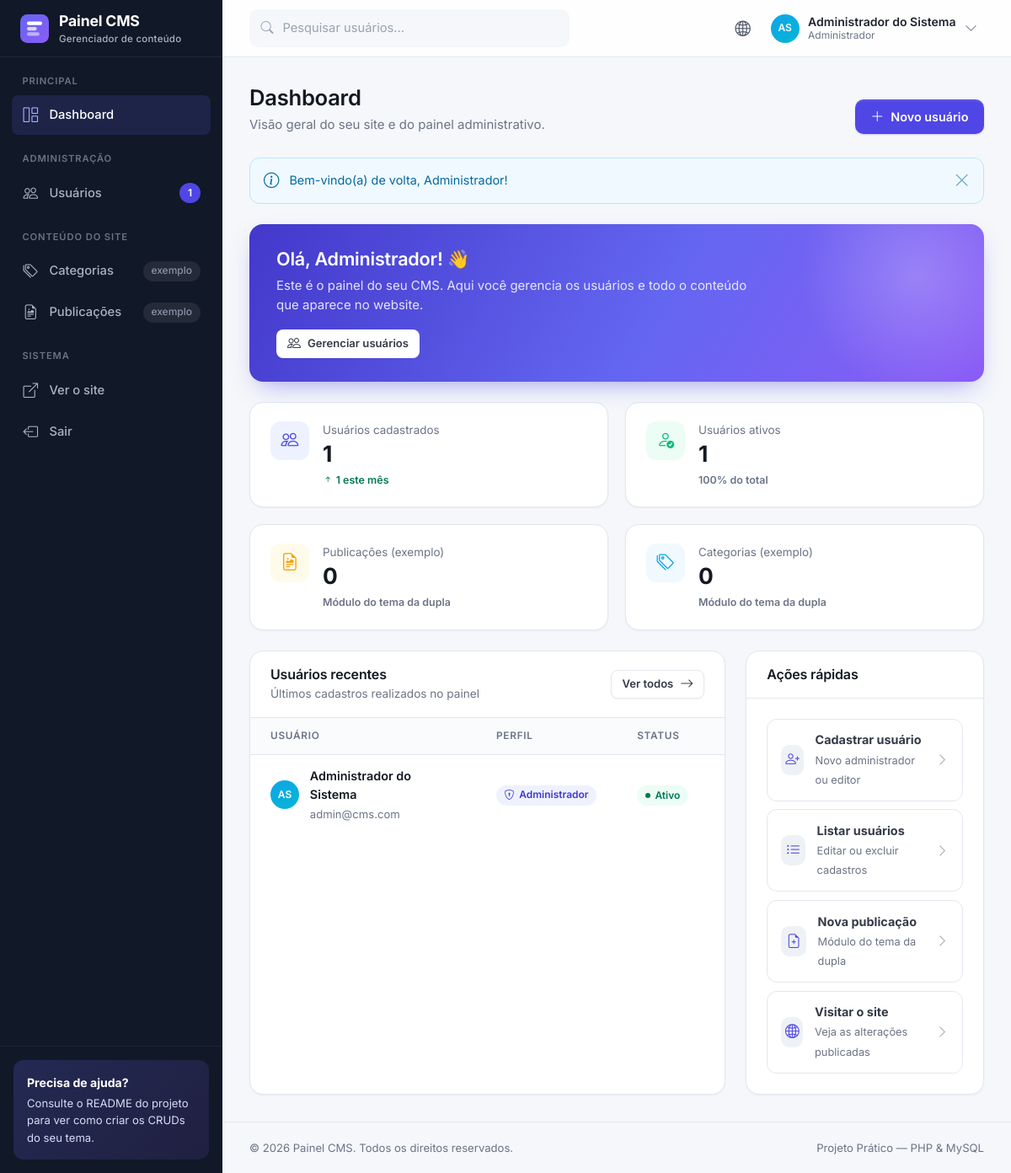
/pages/dashboard.php (signed in), run on the app's committed database.
### tables this page shows
CREATE TABLE usuarios (
  id            INT UNSIGNED NOT NULL AUTO_INCREMENT,
  nome          VARCHAR(100) NOT NULL,
  email         VARCHAR(150) NOT NULL,
  usuario       VARCHAR(30)  NOT NULL,                   
  senha         VARCHAR(255) NOT NULL,                   
  telefone      VARCHAR(20)  NULL,
  foto          VARCHAR(255) NULL,                       
  biografia     MEDIUMTEXT   NULL,                       
  perfil        ENUM('admin','editor') NOT NULL DEFAULT 'editor',
  status        TINYINT(1)   NOT NULL DEFAULT 1,         
  criado_em     DATETIME     NOT NULL DEFAULT CURRENT_TIMESTAMP,
  atualizado_em DATETIME     NULL ON UPDATE CURRENT_TIMESTAMP,
  ultimo_acesso DATETIME     NULL,

  PRIMARY KEY (id),
  UNIQUE KEY uk_usuarios_email   (email),
  UNIQUE KEY uk_usuarios_usuario (usuario),
  KEY idx_usuarios_perfil_status (perfil, status)        
);

### includes/auth.php (called while the page is built, shortened)
<?php
require_once __DIR__ . '/sessao.php';
$sql = $pdo->prepare('SELECT id, nome, email, usuario, foto, perfil, status FROM usuarios WHERE id = ?');
$sql->execute([$_SESSION['usuario_id']]);
$usuarioLogado = $sql->fetch();
function ehAdmin(): bool
{
    return ($_SESSION['usuario_perfil'] ?? '') === 'admin';
}

### pages/dashboard.php (the view, shortened to what this page needs)
<?php
require_once '../includes/auth.php';
require_once '../config/conexao.php';
require_once '../includes/usuarios-funcoes.php';
$totais = $pdo->query(
    "SELECT COUNT(*)                                                         AS total,
            COALESCE(SUM(status = 1), 0)                                     AS ativos,
            COALESCE(SUM(criado_em >= DATE_FORMAT(CURDATE(), '%Y-%m-01')), 0) AS no_mes
       FROM usuarios"
)->fetch();
$percentualAtivos = $totais['total'] > 0 ? round($totais['ativos'] * 100 / $totais['total']) : 0;
$recentes = $pdo->query(
    'SELECT id, nome, email, foto, perfil, status, criado_em
       FROM usuarios
      ORDER BY criado_em DESC, id DESC
      LIMIT 4'
)->fetchAll();
$menuAtivo = 'dashboard';
require_once '../includes/header.php';
?>
      <main class="content">
        <div class="page-header">
          <div>
            <h1>Dashboard</h1>
            <p>Visão geral do seu site e do painel administrativo.</p>
          </div>
          <?php if (ehAdmin()): ?>
          <div class="page-header__actions">
            <a href="usuarios-cadastrar.php" class="btn btn-primary"><i class="bi bi-plus-lg"></i> Novo usuário</a>
          </div>
          <?php endif; ?>
        </div>
        <?php exibirMensagem(); ?>
        <section class="welcome">
          <h2>Olá, <?= e(primeiroNome($usuarioLogado['nome'])) ?>! 👋</h2>
          <p>Este é o painel do seu CMS. Aqui você gerencia os usuários e todo o conteúdo que aparece no website.</p>
          <?php if (ehAdmin()): ?>
            <a href="usuarios.php" class="btn btn-light btn-sm"><i class="bi bi-people"></i> Gerenciar usuários</a>
          <?php else: ?>
            <a href="usuarios-editar.php?id=<?= $usuarioLogado['id'] ?>" class="btn btn-light btn-sm"><i class="bi bi-person"></i> Meu perfil</a>
          <?php endif; ?>
        </section>
        <section class="stats">
          <div class="card stat">
            <div class="stat__icon stat__icon--primary"><i class="bi bi-people"></i></div>
            <div>
              <div class="stat__label">Usuários cadastrados</div>
              <div class="stat__value"><?= (int) $totais['total'] ?></div>
              <?php if ($totais['no_mes'] > 0): ?>
                <div class="stat__trend stat__trend--up"><i class="bi bi-arrow-up-short"></i> <?= (int) $totais['no_mes'] ?> este mês</div>
              <?php else: ?>
                <div class="stat__trend text-muted">Nenhum este mês</div>
              <?php endif; ?>
            </div>
          </div>
          <div class="card stat">
            <div class="stat__icon stat__icon--success"><i class="bi bi-person-check"></i></div>
            <div>
              <div class="stat__label">Usuários ativos</div>
              <div class="stat__value"><?= (int) $totais['ativos'] ?></div>
              <div class="stat__trend text-muted"><?= $percentualAtivos ?>% do total</div>
            </div>
          </div>
          <div class="card stat">
            <div class="stat__icon stat__icon--warning"><i class="bi bi-file-earmark-richtext"></i></div>
            <div>
              <div class="stat__label">Publicações (exemplo)</div>
              <div class="stat__value">0</div>
              <div class="stat__trend text-muted">Módulo do tema da dupla</div>
            </div>
          </div>
          <div class="card stat">
            <div class="stat__icon stat__icon--info"><i class="bi bi-tags"></i></div>
            <div>
              <div class="stat__label">Categorias (exemplo)</div>
              <div class="stat__value">0</div>
              <div class="stat__trend text-muted">Módulo do tema da dupla</div>
            </div>
          </div>
        </section>
        <div class="grid-2">
          <section class="card">
            <div class="card__header">
              <div>
                <h2 class="card__title">Usuários recentes</h2>
                <p class="card__subtitle">Últimos cadastros realizados no painel</p>
              </div>
              <?php if (ehAdmin()): ?>
              <a href="usuarios.php" class="btn btn-light btn-sm">Ver todos <i class="bi bi-arrow-right"></i></a>
              <?php endif; ?>
            </div>
            <div class="table-responsive">
              <table class="table table--stack">
                <thead>
                  <tr><th>Usuário</th><th>Perfil</th><th>Status</th><th>Cadastro</th></tr>
                </thead>
                <tbody>
                  <?php foreach ($recentes as $u): ?>
                  <tr>
                    <td class="col-user" data-label="">
                      <div class="user-cell">
                        <?= avatar($u, 'avatar-sm') ?>
                        <div><span class="user-cell__name"><?= e($u['nome']) ?></span><span class="user-cell__email"><?= e($u['email']) ?></span></div>
                      </div>
                    </td>
                    <td data-label="Perfil"><?= badgePerfil($u['perfil']) ?></td>
                    <td data-label="Status"><?= badgeStatus($u['status']) ?></td>
                    <td data-label="Cadastro" class="text-muted"><?= formatarData($u['criado_em']) ?></td>
                  </tr>
                  <?php endforeach; ?>
                </tbody>
              </table>
            </div>
          </section>
          <section class="card">
            <div class="card__header">
              <h2 class="card__title">Ações rápidas</h2>
            </div>
            <div class="card__body quick-links">
              <?php if (ehAdmin()): ?>
              <a href="usuarios-cadastrar.php" class="quick-link">
                <i class="bi bi-person-plus"></i>
                <div><strong>Cadastrar usuário</strong><span>Novo administrador ou editor</span></div>
                <i class="bi bi-chevron-right"></i>
              </a>
              <a href="usuarios.php" class="quick-link">
                <i class="bi bi-list-ul"></i>
                <div><strong>Listar usuários</strong><span>Editar ou excluir cadastros</span></div>
                <i class="bi bi-chevron-right"></i>
              </a>
              <?php endif; ?>
              <a href="#" class="quick-link">
                <i class="bi bi-file-earmark-plus"></i>
                <div><strong>Nova publicação</strong><span>Módulo do tema da dupla</span></div>
                <i class="bi bi-chevron-right"></i>
              </a>
              <a href="#" class="quick-link" target="_blank" rel="noopener">
                <i class="bi bi-globe2"></i>
                <div><strong>Visitar o site</strong><span>Veja as alterações publicadas</span></div>
                <i class="bi bi-chevron-right"></i>
              </a>
            </div>
          </section>
        </div>
      </main>
<?php require_once '../includes/footer.php'; ?>

### includes/header.php (shortened to what this page needs)
<?php
$menuAtivo = $menuAtivo ?? '';
?>
<!DOCTYPE html>
<html lang="pt-BR">
<head>
  <link rel="stylesheet" href="../css/vendor/bootstrap-icons/bootstrap-icons.min.css">
  <link rel="stylesheet" href="../css/style.css">
</head>
<body>
  <div class="app">
    <?php require __DIR__ . '/sidebar.php'; ?>
    <div class="main">
      <header class="topbar">
        <?php if (ehAdmin()): ?>
        <form class="topbar__search" action="usuarios.php" method="get" role="search">
          <i class="bi bi-search"></i>
          <input type="search" class="form-control" name="busca" placeholder="Pesquisar usuários..." aria-label="Pesquisar usuários">
        </form>
        <?php endif; ?>
        <div class="topbar__actions">
          <a href="#" class="icon-btn" title="Ver o site" target="_blank" rel="noopener"><i class="bi bi-globe2"></i></a>
          <div class="dropdown">
            <button type="button" class="user-menu" data-dropdown-toggle aria-haspopup="true" aria-expanded="false">
              <?= avatar($usuarioLogado, 'avatar-sm') ?>
              <span class="user-menu__info">
                <span class="user-menu__name"><?= e($usuarioLogado['nome']) ?></span>
                <span class="user-menu__role"><?= nomePerfil($usuarioLogado['perfil']) ?></span>
              </span>
              <i class="bi bi-chevron-down text-muted"></i>
            </button>
          </div>
        </div>
      </header>

### includes/sidebar.php (shortened to what this page needs)
<?php
function linkMenu(string $item, string $menuAtivo): string
{
    return $item === $menuAtivo
        ? 'class="sidebar__link is-active" aria-current="page"'
        : 'class="sidebar__link"';
}
$totalUsuariosMenu = ehAdmin() ? (int) $pdo->query('SELECT COUNT(*) FROM usuarios')->fetchColumn() : 0;
?>
    <aside class="sidebar" id="sidebar">
      <a href="dashboard.php" class="sidebar__brand">
        <img src="../img/logo.svg" alt="">
        <span>Painel CMS <small>Gerenciador de conteúdo</small></span>
      </a>
      <nav class="sidebar__nav" aria-label="Menu principal">
        <p class="sidebar__label">Principal</p>
        <ul class="sidebar__menu">
          <li><a href="dashboard.php" <?= linkMenu('dashboard', $menuAtivo) ?>><i class="bi bi-grid-1x2"></i> Dashboard</a></li>
        </ul>
        <?php if (ehAdmin()):  ?>
        <p class="sidebar__label">Administração</p>
        <ul class="sidebar__menu">
          <li><a href="usuarios.php" <?= linkMenu('usuarios', $menuAtivo) ?>><i class="bi bi-people"></i> Usuários <span class="badge badge-primary"><?= $totalUsuariosMenu ?></span></a></li>
        </ul>
        <?php endif; ?>
        <p class="sidebar__label">Conteúdo do site</p>
        <ul class="sidebar__menu">
          <li><a href="#" <?= linkMenu('categorias', $menuAtivo) ?>><i class="bi bi-tags"></i> Categorias <span class="badge badge-gray">exemplo</span></a></li>
          <li><a href="#" <?= linkMenu('publicacoes', $menuAtivo) ?>><i class="bi bi-file-earmark-richtext"></i> Publicações <span class="badge badge-gray">exemplo</span></a></li>
        </ul>
        <p class="sidebar__label">Sistema</p>
        <ul class="sidebar__menu">
          <li><a href="#" class="sidebar__link" target="_blank" rel="noopener"><i class="bi bi-box-arrow-up-right"></i> Ver o site</a></li>
          <li><a href="../logout.php" class="sidebar__link"><i class="bi bi-box-arrow-left"></i> Sair</a></li>
        </ul>
      </nav>
      <div class="sidebar__footer">
        <div class="sidebar__help">
          <strong>Precisa de ajuda?</strong>
          Consulte o README do projeto para ver como criar os CRUDs do seu tema.
        </div>
      </div>
    </aside>

### includes/funcoes.php (shortened to what this page needs)
<?php
function e($texto): string
{
    return htmlspecialchars((string) $texto, ENT_QUOTES, 'UTF-8');
}
function exibirMensagem(): void
{
    $mensagem = $_SESSION['mensagem'];
    $icones = [
        'success' => 'bi-check-circle',
        'danger'  => 'bi-exclamation-octagon',
        'warning' => 'bi-exclamation-triangle',
        'info'    => 'bi-info-circle',
    ];
    $tipo = isset($icones[$mensagem['tipo']]) ? $mensagem['tipo'] : 'info';
    echo '<div class="alert alert-' . $tipo . '" role="alert">'
       . '<i class="bi ' . $icones[$tipo] . '"></i>'
       . '<div>' . e($mensagem['texto']) . '</div>'
       . '<button type="button" class="alert__close" aria-label="Fechar"><i class="bi bi-x-lg"></i></button>'
       . '</div>';
}
function nomePerfil(string $perfil): string
{
    return $perfil === 'admin' ? 'Administrador' : 'Editor';
}
function primeiroNome(string $nome): string
{
    return explode(' ', trim($nome))[0];
}
function iniciais(string $nome): string
{
    $partes = preg_split('/\s+/', trim($nome));
    $primeira = mb_substr($partes[0], 0, 1);
    $ultima   = count($partes) > 1 ? mb_substr(end($partes), 0, 1) : '';
    return mb_strtoupper($primeira . $ultima);
}
function avatar(array $usuario, string $classeExtra = ''): string
{
    $classe = trim('avatar ' . $classeExtra);
    $cor = 'avatar--c' . (($usuario['id'] % 5) + 1);
    return '<span class="' . $classe . ' ' . $cor . '">' . e(iniciais($usuario['nome'])) . '</span>';
}

### includes/usuarios-funcoes.php (shortened to what this page needs)
<?php
function badgePerfil(string $perfil): string
{
    return $perfil === 'admin'
        ? '<span class="badge badge-primary"><i class="bi bi-shield-lock"></i> Administrador</span>'
        : '<span class="badge badge-info"><i class="bi bi-pencil-square"></i> Editor</span>';
}
function badgeStatus($status): string
{
    return (int) $status === 1
        ? '<span class="badge badge-success badge-dot">Ativo</span>'
        : '<span class="badge badge-gray badge-dot">Inativo</span>';
}

### includes/footer.php (shortened to what this page needs)
      <footer class="footer">
        <span>&copy; <?= date('Y') ?> Painel CMS. Todos os direitos reservados.</span>
        <span>Projeto Prático — PHP &amp; MySQL</span>
      </footer>
    </div>
  </div>
</body>
</html>

### data on the page
usuarios: nome "AS", nome "Administrador do Sistema", perfil "Administrador", nome "Administrador", email "admin@cms.com", status "Ativo"

### other printed values
$totalUsuariosMenu "1"
$mensagem['texto'] "Bem-vindo(a) de volta, Administrador!"
$totais['total'] "1"
$totais['no_mes'] "1"
$totais['ativos'] "1"
$percentualAtivos "100"
